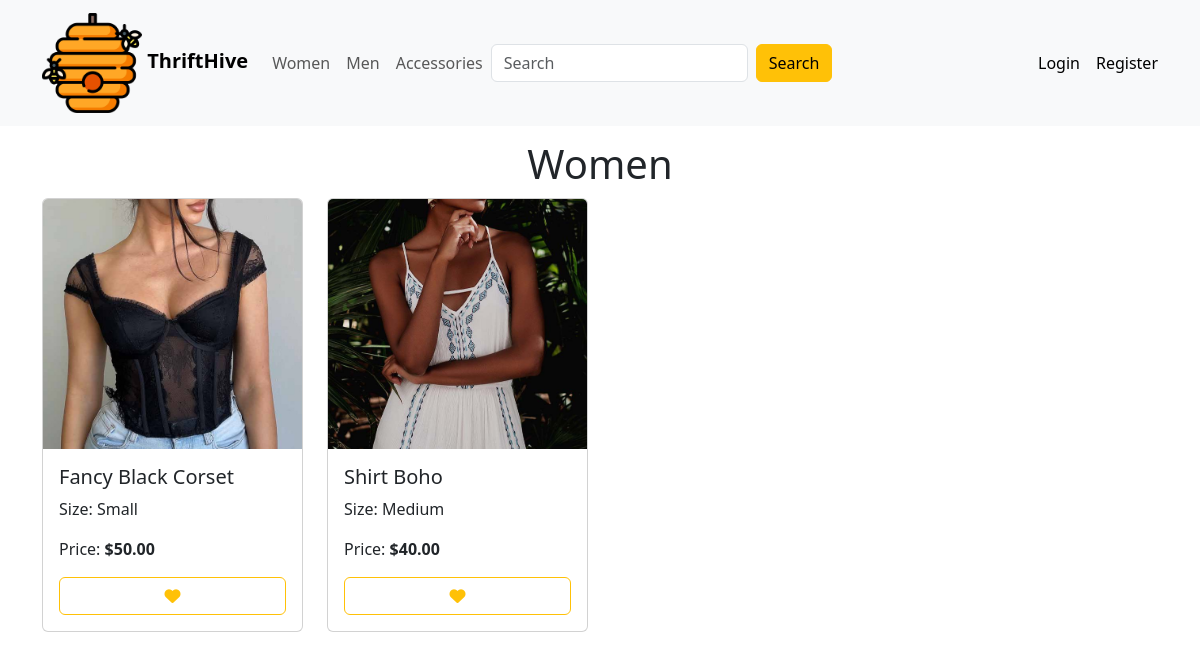
Page /category/women/ on the committed database.
### store/models.py (models this page shows, shortened)
class Item(models.Model):
    SIZES = [
        ('small', 'Small'),
        ('medium', 'Medium'),
        ('large', 'Large'),
    ]
    CATEGORIES = [
        ('women', 'Women'),
        ('men', 'Men'),
        ('accessories', 'Accessories'),
    ]
    STATUS = [
        ('available', 'Available'),
        ('sold', 'Sold'),
        ('in_cart', 'In Cart'),
    ]
    name = models.CharField(max_length=50)
    image = models.ImageField(upload_to="imgs/", blank=False, null=False)
    category = models.CharField(max_length=20, choices=CATEGORIES)
    size = models.CharField(max_length=10, choices=SIZES)
    price = models.DecimalField(max_digits=10, decimal_places=2, blank=False, null=False)
    description = models.TextField(blank=True, null=True)
    status = models.CharField(max_length=10, choices=STATUS, default='available')

### store/views.py (the view)
# urls.py: 2. Add a URL to urlpatterns:  path('', views.home, name='home')
def home(request, category=None):
    search = request.GET.get('search')
    cart = None
    if request.user.is_authenticated:
        cart, cart_created = Cart.objects.get_or_create(user=request.user)
        try:
            items = Item.objects.all()
            user_store = Store.objects.get(owner=request.user)
            items = items.exclude(id__in=user_store.items.all())
        except Store.DoesNotExist:
            items = Item.objects.all()
    else:
        items = Item.objects.all()
    if category:
        items = items.filter(category=category)
        category = True
    if search:
        items = items.filter(Q(name__icontains=search))
    return render(request, 'home.html',{'items':items,'category': category,'search': search,'cart': cart})

### store/templates/home.html (shortened to what this page needs)
{% extends 'index.html' %}
{% block content %}
<div class="container mt-2">
    {% if items %}
        {% if category %}
            <div class="fs-1 text-center mb-1">{{ items.0.get_category_display }}</div>
        {% elif search %}
            <div class="fs-1 text-center mb-1">Search: {{ search }}</div>
        {% else %}
            <div class="fs-1 text-center mb-1">Welcome to ThriftHive</div>
        {% endif %}
        <div class="row">
            {% for item in items %}
            {% if item.status == 'available' or item.status == 'in_cart' and cart.user == user %}
            <div class="col-md-3 mb-3">
                <div class="card">
                    <a href="{% url 'item_view' id=item.id %}" class="text-reset text-decoration-none">
                    <img class="card-img-top" src="{{ item.image.url }}" alt="{{ item.name }}">
                    <div class="card-body">
                        <h5 class="card-title">{{ item.name }}</h5>
                        </a>
                        <p class="card-size">Size: {{ item.get_size_display }}</p>
                        <p class="card-price">Price: <strong>${{ item.price }}</strong></p>
                        <form action="{% url 'add_to_cart' item.id %}" method="POST">
                            {% if item.status == 'available' %}
                                <button type="submit" class="btn btn-outline-warning w-100"><i class="fa-solid fa-heart"></i></button>
                            {% elif item.status == 'in_cart' %}
                                <button type="submit" class="btn btn-warning w-100"><i class="fa-solid fa-heart"></i></button>
                            {% endif %}
                        </form>
                    </div>
                </div>
            </div>
            {% endif %}
            {% endfor %}
    {% else %}
        <div class="fs-1 text-center mb-1">There are no items here currently!</div>
    {% endif %}
{% endblock %}

### store/static/style.css (style rules this page uses)
.card-img-top { object-fit: cover; object-position: center top; height: 250px; }
.card { transition: background-color 0.3s ease-in-out; }

### rows in the picture
Item: category "Women", image (picture), name "Fancy Black Corset", size "Small", price "50.00", status "available" (drawn)
Item: image (picture), name "Shirt Boho", size "Medium", price "40.00", status "available" (drawn)
